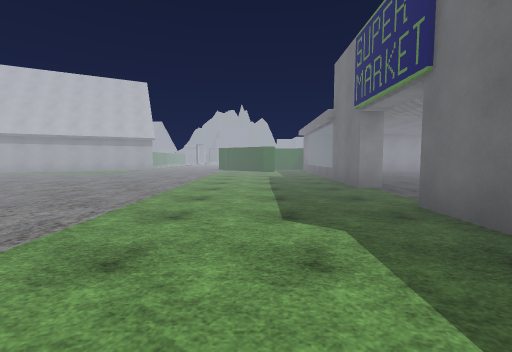
view 1 (above)

24 first-person views from a walk through a 3-D level made in the Unity game engine. The camera is 1.3 m above the floor, tilts 4° down and sees 90° across. The floor is counted in squares, 2 m on a side. Each view is taken from the middle of a square. On the plan, view 1 faces up. The plan holds only what a view shows up to about 9 squares ahead; the rest is blank. The place goes on beyond the plan. The player is left out. Some surface patterns are stand-ins.

view 2
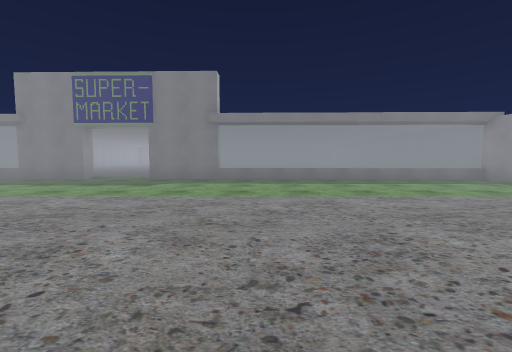

view 3
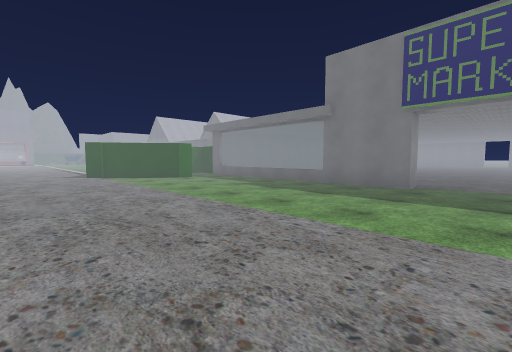

view 4
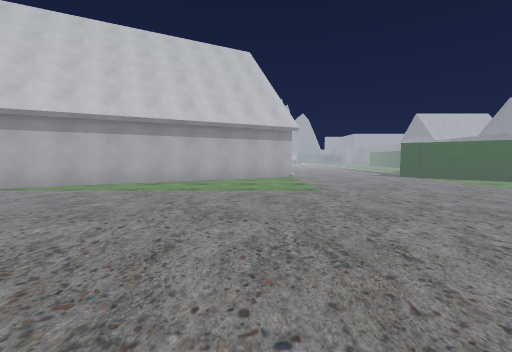

view 5
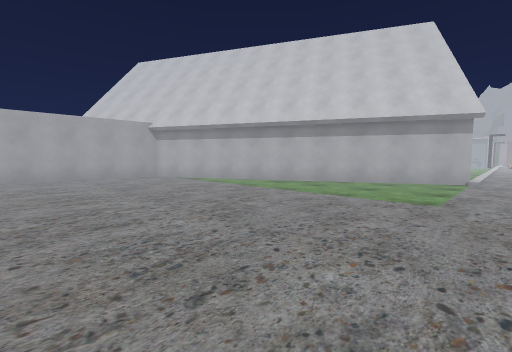

view 6
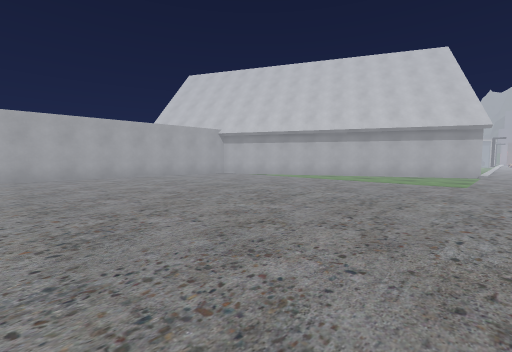

view 7
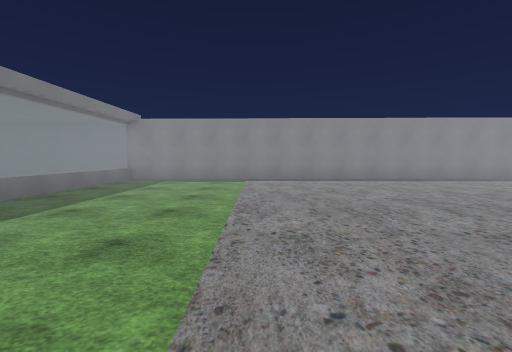

view 8
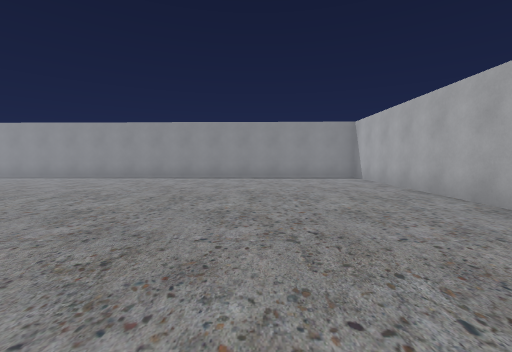

view 9
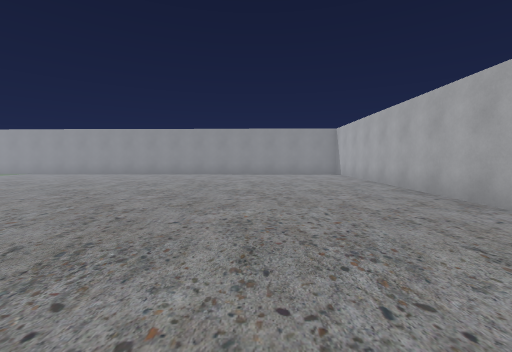

view 10
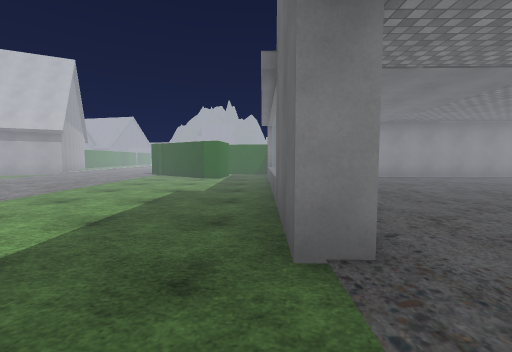

view 11
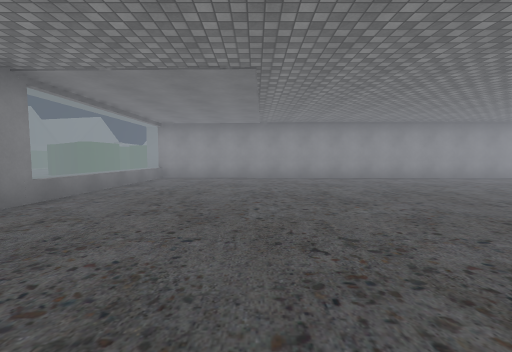

view 12
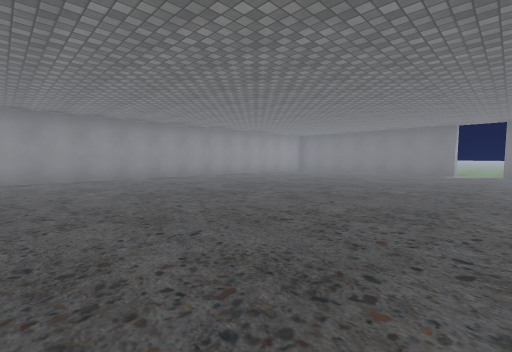

view 13
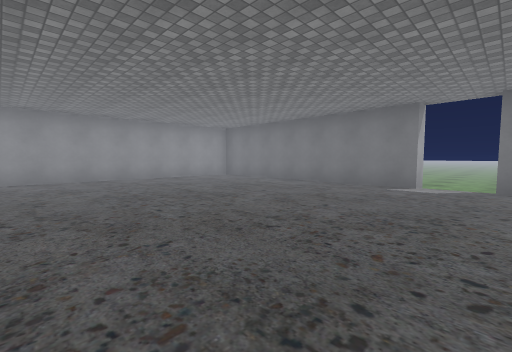

view 14
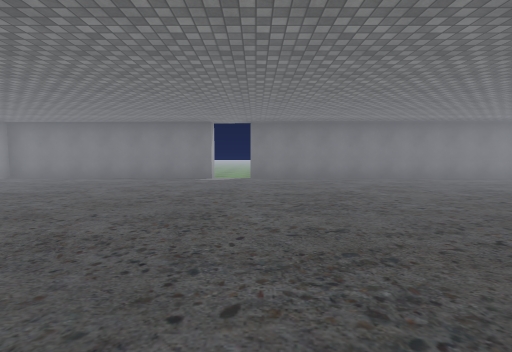

view 15
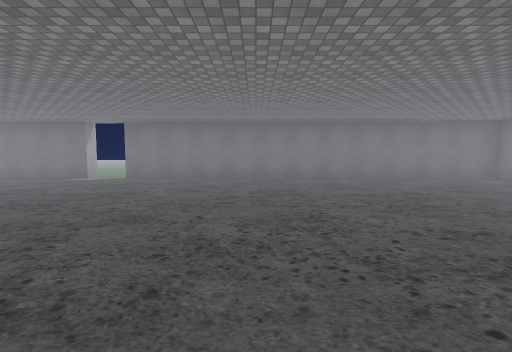

view 16
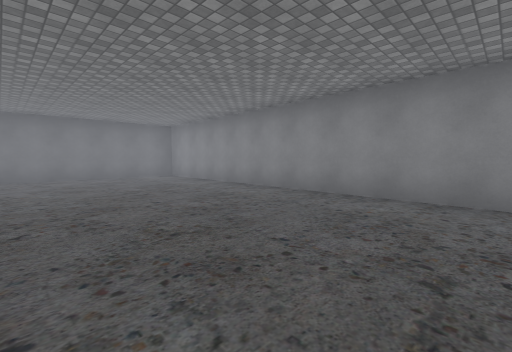

view 17
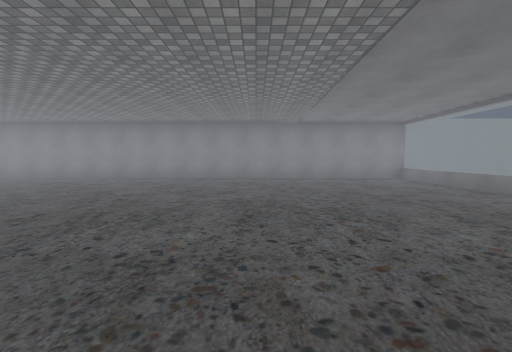

view 18
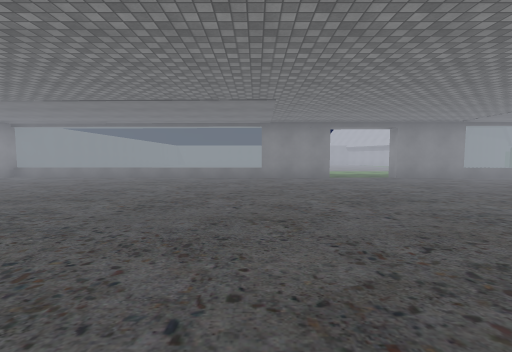

view 19
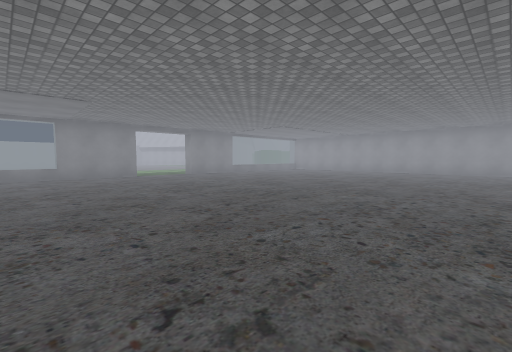

view 20
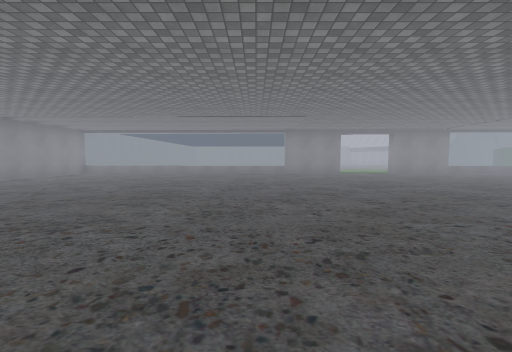

view 21
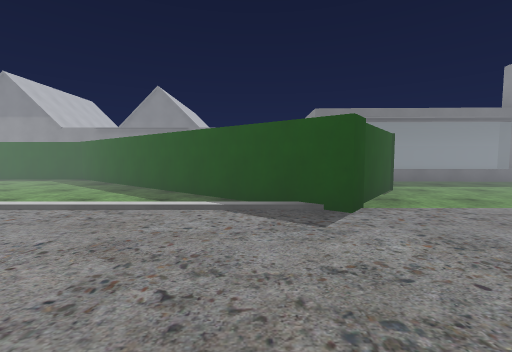

view 22
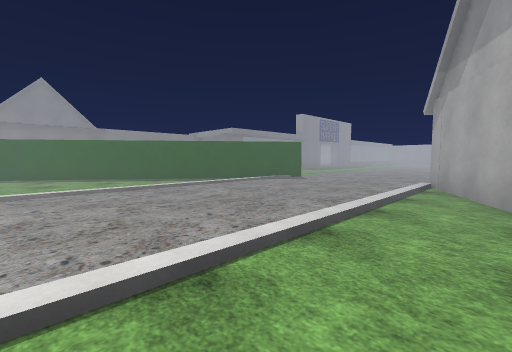

view 23
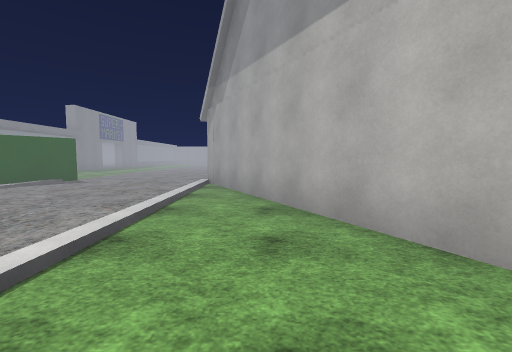

view 24
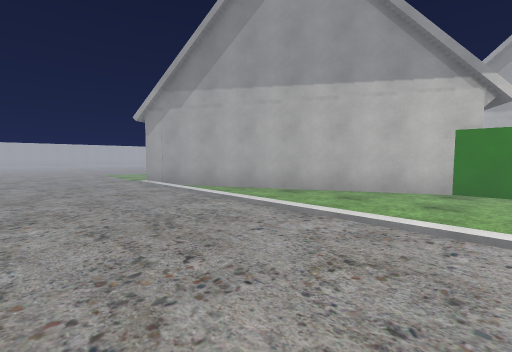

### Floor plan
Points are (right, up) in squares from view 1. A wall is a line through its corners. A room is listed if a view was taken in it or the views show most of it. See-through windows are left out.
Room 1 (views 1, 2, 3, 4, 5, 6, 7, 8, 9, 10, 21, 22, 23, 24)
walls: (2.3, 7.7) (2.8, 7.7); (2.7, 5.5) (2.2, 5.5) (2.4, 12.4); (1, 13.1) (0.8, 12.1) (0.5, 12.1) (-1.9, 14) (3.1, 20.5) (3.1, 21.5); (-13.9, 9.9) (-14.1, 2.9); (-14.2, 0.9) (-14.3, -6.7) (1.9, -7.1); (1.9, -7.2) (2.2, 3.4); (-8.9, 21) (-8.8, 20.2) (-5.7, 14.2) (-13.7, 10.1)
ways out: opening at (2, 4.5) to room 2; opening at (2, 13)
Room 2 (views 11, 12, 13, 14, 15, 16, 17, 18, 19, 20)
walls: (2.7, 3.5) (2.4, -7.1); (2.7, 1.2) (2.2, 1.2); (20.2, 5.4) (20.4, 12.1) (2.3, 12.5); (2.9, 12.4) (2.7, 5.5); (1.9, -7.1) (19.9, -7.5) (20.2, 4.2)
ways out: opening at (2, 4.5) to room 1; opening at (21, 5)

Where each view was taken, in squares from view 1:
view 1: 0 up, 0 right, facing up
view 2: 0 up, 6 left, facing right
view 3: 4 up, 4 left, facing up-right
view 4: 5 up, 7 left, facing up
view 5: 6 up, 5 left, facing up-left
view 6: 3 up, 5 left, facing up-left
view 7: 1 up, 2 left, facing down
view 8: 2 up, 11 left, facing down
view 9: 4 up, 11 left, facing down
view 10: 4 up, 2 right, facing up
view 11: 4 up, 6 right, facing up
view 12: 4 up, 9 right, facing up-right
view 13: 4 up, 14 right, facing up-right
view 14: 4 up, 12 right, facing right
view 15: 0 up, 12 right, facing right
view 16: 3 down, 11 right, facing down-right
view 17: 1 up, 7 right, facing down
view 18: 1 up, 11 right, facing left
view 19: 0 up, 12 right, facing up-left
view 20: 0 up, 13 right, facing left
view 21: 15 up, 5 left, facing right
view 22: 21 up, 7 left, facing down-right
view 23: 21 up, 7 left, facing down
view 24: 21 up, 3 left, facing down-left
